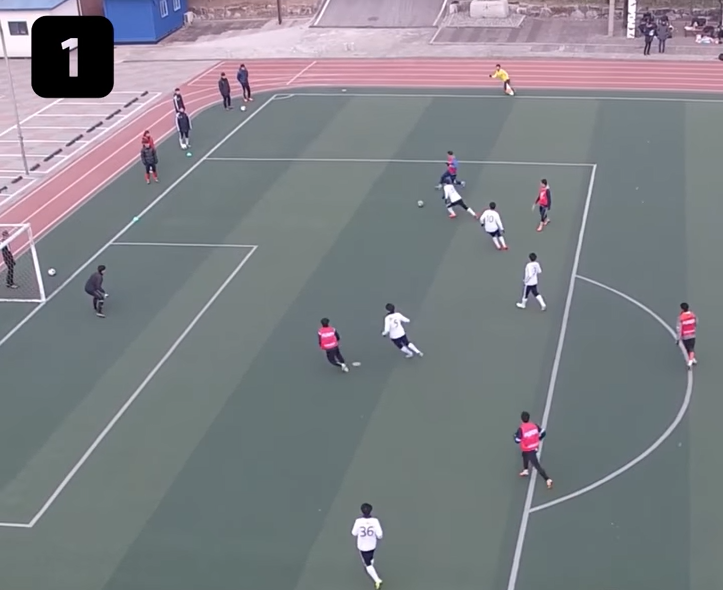
#> input picture img1.jpg, 723 x 590 px, given in place of 2019_03_28_11_17_25_745.mp4, which was not available
$ python untitled13.py
#> lines starting #> are read from the running program, lines starting #| are printed output that depends on the picture; after the words box and inside, x2 and y2 are one past the last pixel; in counts of white or black regions, pixels touching at a corner belong together; pictures that were not available may be replaced by others from this repository, and a replacement may not be noted
# -*- coding: utf-8 -*-
"""
Created on Thu May 16 12:11:49 2019

@author: sokil
"""

import cv2
import numpy as np

def drawFlow(img, flow, thresh=2, stride=8):
    h, w=img.shape[:2]
    mag, ang=cv2.cartToPolar(flow[...,0],flow[...,1])
    flow2=np.int32(flow)
    for y in range(0,h,stride):
        for x in range(0,w,stride):
            dx,dy=flow2[y,x]
            if mag[y,x]>thresh:
                cv2.circle(img,(x,y),2,(0,255,0),-1)
                cv2.line(img,(x,y),(x+dx,y+dy),(255,0,0),1)

cap=cv2.VideoCapture('2019_03_28_11_17_25_745.mp4')
if(not cap.isOpened()):
    print('Error opening video')
height, width=(int(cap.get(cv2.CAP_PROP_FRAME_HEIGHT)),
               int(cap.get(cv2.CAP_PROP_FRAME_WIDTH)))
hsv=np.zeros((height,width,3),dtype=np.uint8)

ret, frame=cap.read()
#> frame is the input picture: shape (590, 723, 3); mean B, G, R 134, 128.8, 126.5
imgP=cv2.cvtColor(frame, cv2.COLOR_BGR2GRAY)
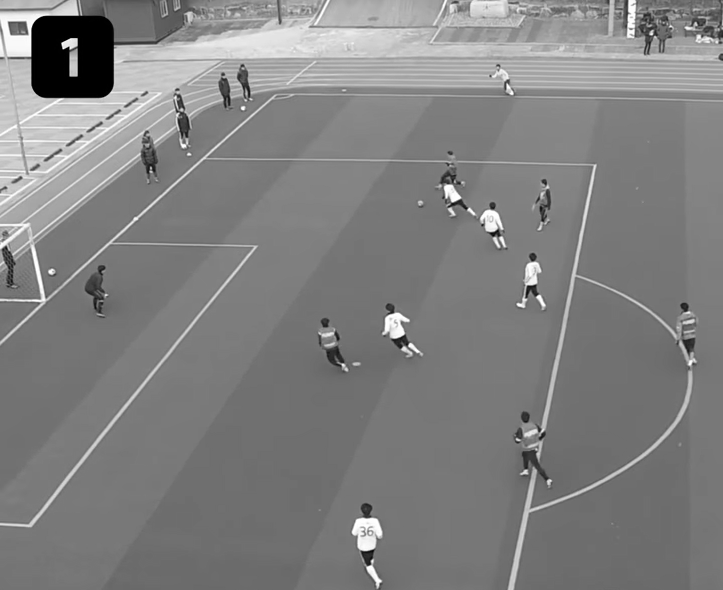
#> imgP: shape (590, 723); min 0, max 255, mean 128.7

TH=2
AREA_TH=50
mode=cv2.RETR_EXTERNAL
method=cv2.CHAIN_APPROX_SIMPLE
params=dict(pyr_scale=0.5,levels=3,winsize=15,iterations=3,poly_n=5,poly_sigma=1.2,flags=0)

t=0
while True:
    ret,frame=cap.read()
    if not ret:break
    t+=1
    print('t=',t)
    imgC=cv2.cvtColor(frame,cv2.COLOR_BGR2GRAY)
    imgC=cv2.GaussianBlur(imgC,(5,5),0.5)

    flow=cv2.calcOpticalFlowFarneback(imgP,imgC,None,**params)
    drawFlow(frame,flow,TH)
#> in drawFlow, `mag, ang=cv2.cartToPolar(flow[...,0],flow[...,1])`:
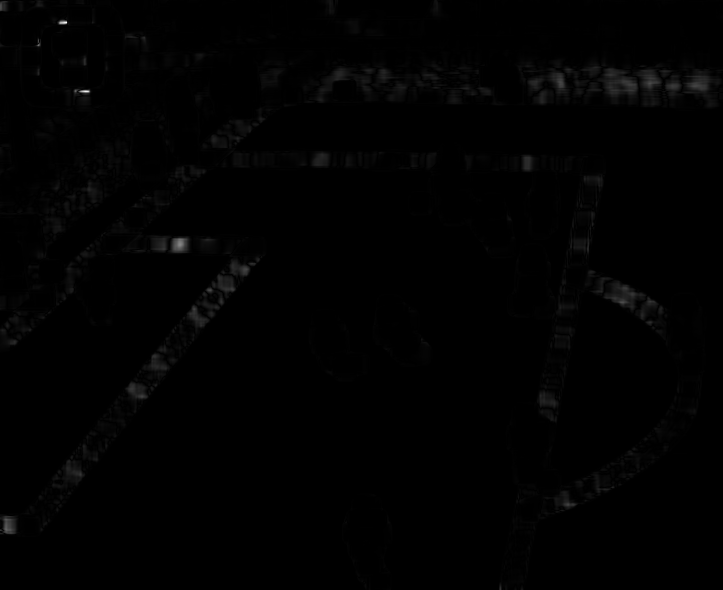
#> mag: shape (590, 723) float32; min 2.28e-16, max 7.8, mean 0.0527; drawn with min black and max white
#> in drawFlow, `mag, ang=cv2.cartToPolar(flow[...,0],flow[...,1])`:
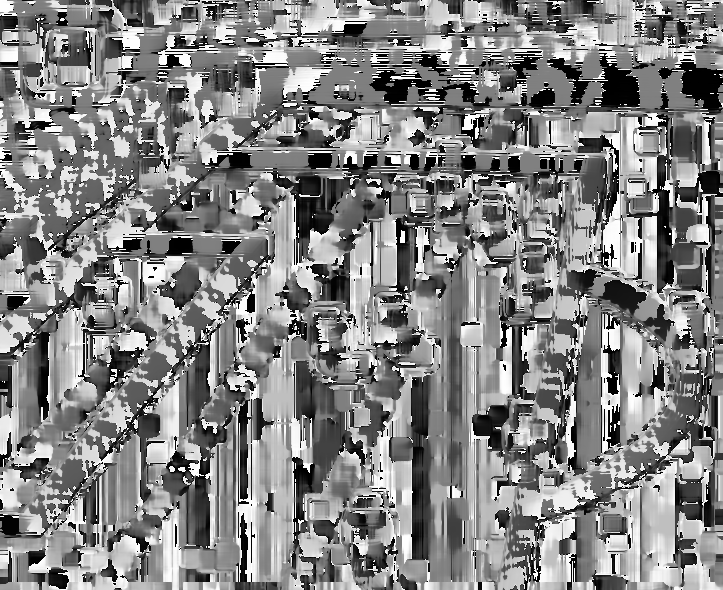
#> ang: shape (590, 723) float32; min 2.17e-07, max 6.28, mean 3.27; drawn with min black and max white

    mag,ang=cv2.cartToPolar(flow[...,0],flow[...,1])
    ret,blmage=cv2.threshold(mag,TH,255,cv2.THRESH_BINARY)
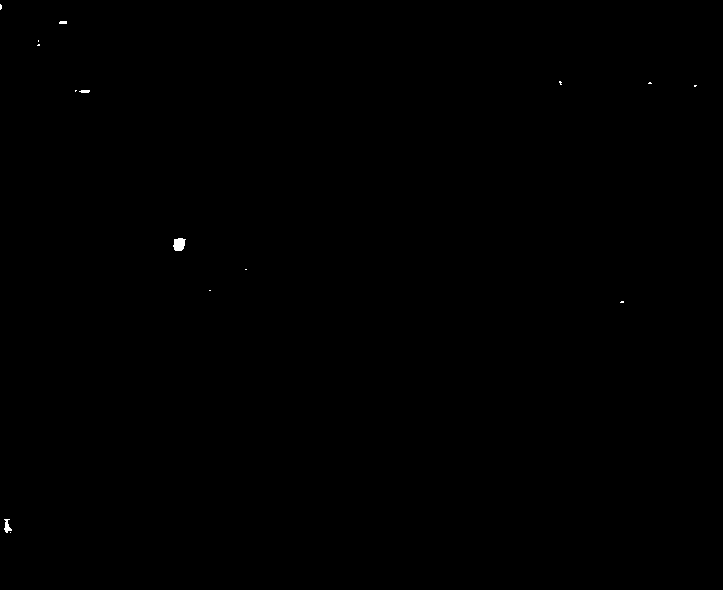
#> blmage: shape (590, 723) float32; 0.07% white; 15 white regions (11 under 20 px), largest, box (x1, y1, x2, y2) and area: (173, 238, 186, 251) 131, (4, 519, 12, 533) 61, (79, 90, 90, 93) 28, (59, 21, 67, 24) 23
#> ret = 2
    blmage=blmage.astype(np.uint8)
#> blmage: shape (590, 723); 0.07% white; 15 white regions (11 under 20 px)
    contours, hierarchy=cv2.findContours(blmage, mode, method)
#> contours = 15 contours, 13 with area under 20; largest, box (x1, y1, x2, y2) and area: (173, 238, 186, 251) 110, (4, 519, 12, 533) 42
    for i, cnt in enumerate(contours):
        area=cv2.contourArea(cnt)
        if area>AREA_TH:
            x,y,width,height=cv2.boundingRect(cnt)
            cv2.rectangle(frame,(x,y),(x+width,y+height),(0,0,255),2)
#> this loop made 15 passes
#> (area, x, y, width, height) on pass 6: (110.5, 173, 238, 13, 13)
#> area on pass 2: 42
#> frame: shape (590, 723, 3); mean B, G, R 133.9, 128.8, 126.6

    cv2.imshow('frame',frame)
    imgP=imgC.copy()
    key=cv2.waitKey(25)
#> (key Esc is pressed here)
    if key==27:
        break
if cap.isOpened():
    cap.release();
cv2.destroyAllWindows()
